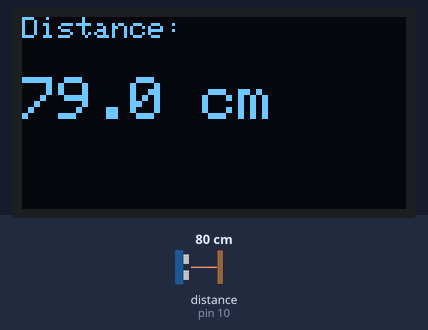
Bench run of a sketch on a simulated Arduino Uno, built with avr-gcc and run on an emulated ATmega328P. Parts: 128×64 one-colour display. Wiring (inferred from the names in the program): ultrasonic range finder: trigger pin 9; echo pin 10. The test bench sets the inputs (shaded band); at power-on: distance to the obstacle (sensor on pin 10) 80 cm. The echo pulse lasts 58.3 µs per cm; what the sketch prints to the serial monitor is not drawn.

Above: at 2.2 s.
2.3 s: distance to the obstacle (sensor on pin 10) set to 2 cm
At 3.8 s:
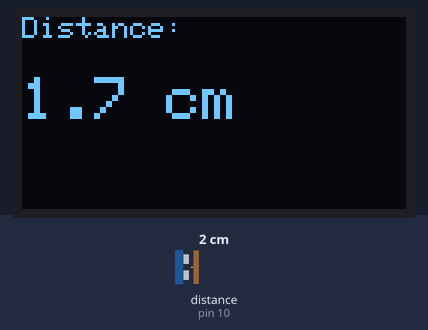
4.1 s: distance to the obstacle (sensor on pin 10) set to 4 cm
At 4.6 s:
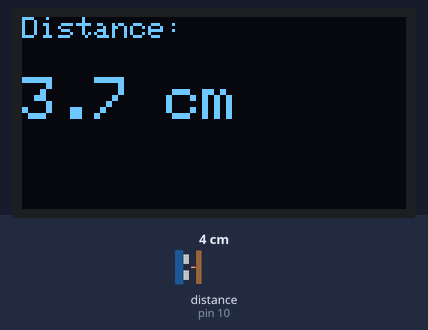
5.7 s: distance to the obstacle (sensor on pin 10) set to 9 cm
At 6.6 s:
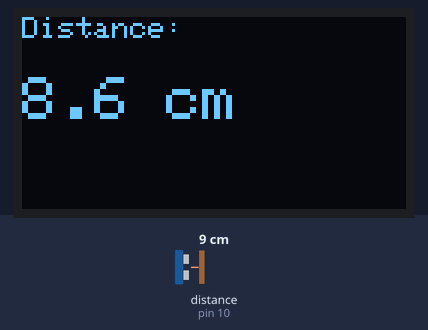
Timing chart, 0 to 8.7 s (numbered marks = the images above; inputs shaded):
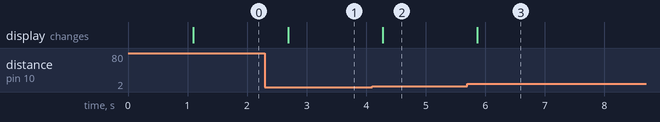

The sketch:

NanoSonicOLED.ino
```cpp
#include <Wire.h>
#include <Adafruit_GFX.h>
#include <Adafruit_SSD1306.h>

// Define OLED parameters
#define SCREEN_WIDTH 128
#define SCREEN_HEIGHT 64
#define OLED_RESET -1
#define SCREEN_ADDRESS 0x3C  // Change to 0x7A if your OLED has that address

Adafruit_SSD1306 display(SCREEN_WIDTH, SCREEN_HEIGHT, &Wire, OLED_RESET);

// Ultrasonic sensor pins
const int trigPin = 9;
const int echoPin = 10;
long duration;
float distance;

void setup() {
  pinMode(trigPin, OUTPUT);
  pinMode(echoPin, INPUT);
  Serial.begin(9600);

  // Initialize OLED
  if (!display.begin(SSD1306_SWITCHCAPVCC, SCREEN_ADDRESS)) {
    Serial.println(F("OLED initialization failed"));
    while (true); // Halt if OLED fails
  }

  display.clearDisplay();
  display.setTextSize(1);       // Normal text size
  display.setTextColor(SSD1306_WHITE);
  display.setCursor(0, 0);
  display.print("Ultrasonic Sensor");
  display.display();
  delay(1000);
}

void loop() {
  // Trigger pulse
  digitalWrite(trigPin, LOW);
  delayMicroseconds(2);
  digitalWrite(trigPin, HIGH);
  delayMicroseconds(10);
  digitalWrite(trigPin, LOW);

  // Read echo pulse
  duration = pulseIn(echoPin, HIGH);
  distance = duration * 0.034 / 2;

  // Serial output
  Serial.print("Distance: ");
  Serial.print(distance);
  Serial.println(" cm");

  // OLED display
  display.clearDisplay();
  display.setTextSize(1);
  display.setCursor(0, 0);
  display.print("Distance:");
  display.setTextSize(2);
  display.setCursor(0, 20);
  display.print(distance, 1); // One decimal place
  display.print(" cm");
  display.display();

  delay(500);
}
```

Measured:
- after the input at 2.3 s, the display: changes after 0.39 s (image 1)
- after the input at 4.1 s, the display: changes after 0.18 s (image 2)
- after the input at 5.7 s, the display: changes after 0.16 s (image 3)
